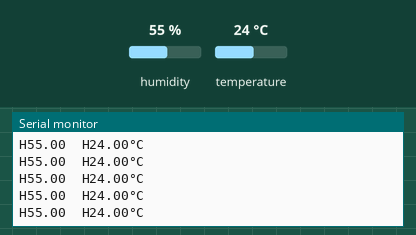
Simulated run of this sketch. Board: Arduino Uno, built with avr-gcc and run on an emulated ATmega328P. Parts: the last lines printed to the serial monitor. Inputs (shaded band) come from the test bench; at power-on: humidity 55 %, temperature 24 °C.

Above: at 2.8 s.
2.9 s: humidity set to 22 %
At 4.21 s:
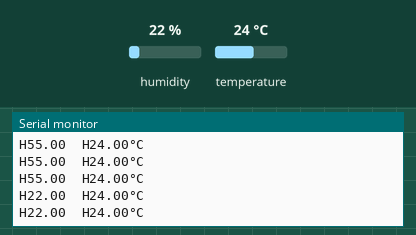
5.6 s: temperature set to 12 °C
At 6.14 s:
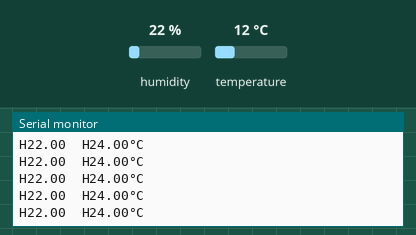
8.3 s: humidity set to 40 %
At 8.39 s:
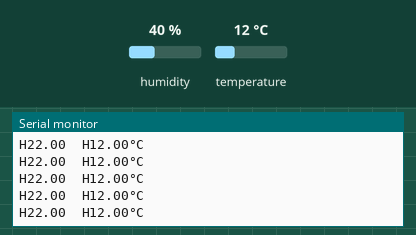
Timing chart, 0 to 11.3 s (numbered marks = the images above; inputs shaded):
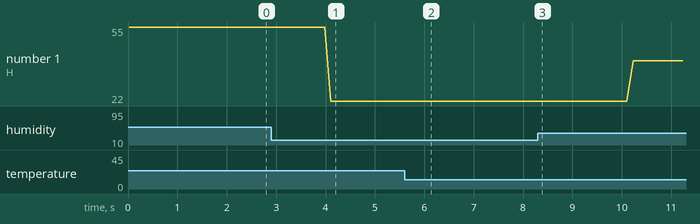

Measured:
- after the input at 2.9 s, the serial monitor: prints a new line after 1.2 s (image 1)
- plotted number 1: 55 → 22 after the input at 2.9 s, 22 → 40 after the input at 8.3 s

The sketch:

egg_incubator.ino
```cpp
#include "DHT.h"
#define DHTPIN 2     // Digital pin connected to the DHT sensor
#define DHTTYPE DHT11   // DHT 11
 DHT dht(DHTPIN, DHTTYPE);

void setup() {
  Serial.begin(9600);
  Serial.println(F("DHTxx test!"));

  dht.begin();
}

void loop() {


  float H = dht.readHumidity();
  float T = dht.readTemperature();

  // Check if any reads failed and exit early (to try again).
  if( isnan(H) ||  isnan(T)) {
    Serial.println(F("Failed to read from DHT sensor!"));
    return;
  }

  Serial.print(F("H"));
  Serial.print(H);
  Serial.print("\t");
  Serial.print(F("H"));
  Serial.print(T);
  Serial.println(F("°C "));
  delay(100);
}
```
